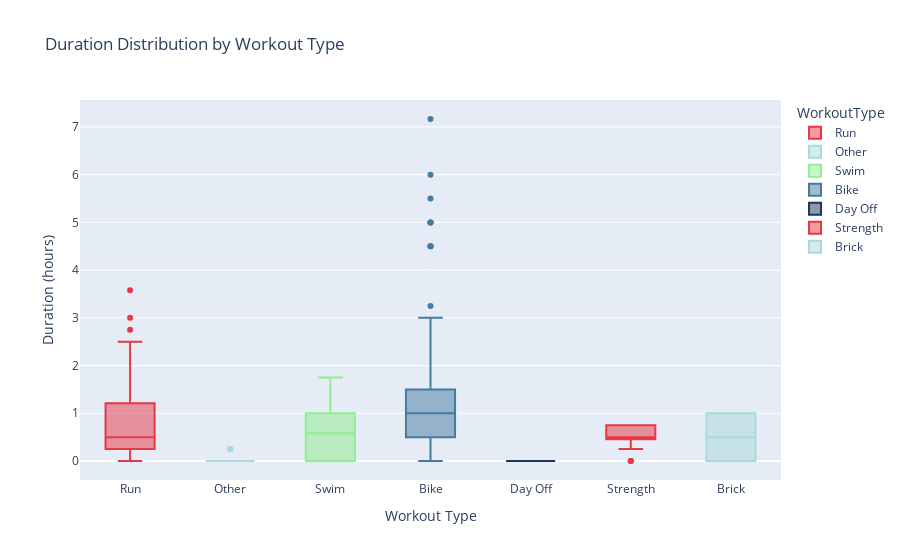
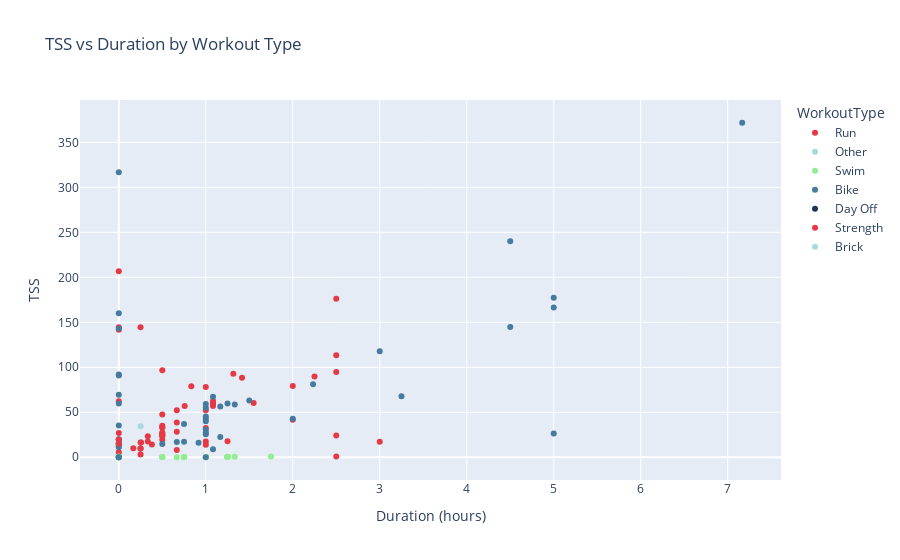

Notebook code cell kept with these figures, in order:
### Code cell
import pandas as pd
import numpy as np
from scipy import stats
from statsmodels.formula.api import ols
import plotly.express as px
import plotly.graph_objects as go
from plotly.subplots import make_subplots
from datetime import datetime

# Custom color mapping
color_mapping = {
    'Zone 1 (50%-60%)': '#e63946',
    'Zone 2 (60%-70%)': '#a8dadc',
    'Zone 3 (70%-80%)': '#90EE90',
    'Zone 4 (80%-90%)': '#457b9d',
    'Zone 5 (90%-100%)': '#1d3557'
}

# Create a color list from the mapping
color_list = list(color_mapping.values())

# Load the data
file_path = '/Users/ngirmay/Documents/GitHub/ironman_retrospective/IronMan_2023/training_peaks/workouts.csv'
df = pd.read_csv(file_path, parse_dates=['WorkoutDay'])

# Function to convert duration string to hours
def duration_to_hours(duration_str):
    if pd.isna(duration_str):
        return 0
    try:
        return float(duration_str)
    except ValueError:
        return float(duration_str) * 24

# Convert PlannedDuration to hours
df['Duration'] = df['PlannedDuration'].apply(duration_to_hours)

# Calculate training period
training_start = df['WorkoutDay'].min()
training_end = df['WorkoutDay'].max()
training_period = (training_end - training_start).days

# Calculate TSS and IF where available
df['TSS'] = pd.to_numeric(df['TSS'], errors='coerce')
df['IF'] = pd.to_numeric(df['IF'], errors='coerce')

# Group workouts by type
workout_types = df['WorkoutType'].value_counts()

# Calculate total training volume
total_volume = df['Duration'].sum()

# Calculate average TSS and IF
avg_tss = df['TSS'].mean()
avg_if = df['IF'].mean()

# Time series analysis
df_ts = df.set_index('WorkoutDay')
df_ts = df_ts.resample('D').sum()
df_ts['CumulativeTSS'] = df_ts['TSS'].cumsum()

# Print basic statistics
print(f"Training period: {training_period} days")
print(f"Total training volume: {total_volume:.2f} hours")
print(f"Average TSS: {avg_tss:.2f}")
print(f"Average IF: {avg_if:.2f}")
print("\nWorkout type distribution:")
print(workout_types)

# Visualizations
# Duration Distribution by Workout Type
fig = px.box(df, x='WorkoutType', y='Duration', color='WorkoutType', 
             color_discrete_sequence=color_list,
             title='Duration Distribution by Workout Type')
fig.update_layout(xaxis_title='Workout Type', yaxis_title='Duration (hours)')
fig.show()

# TSS vs Duration by Workout Type
fig = px.scatter(df, x='Duration', y='TSS', color='WorkoutType', 
                 color_discrete_sequence=color_list,
                 title='TSS vs Duration by Workout Type')
fig.update_layout(xaxis_title='Duration (hours)', yaxis_title='TSS')
fig.show()

# Cumulative TSS over Time
fig = px.line(df_ts, x=df_ts.index, y='CumulativeTSS', 
              color_discrete_sequence=[color_mapping['Zone 3 (70%-80%)']],
              title='Cumulative TSS over Time')
fig.update_layout(xaxis_title='Date', yaxis_title='Cumulative TSS')
fig.show()

# Analyze progression of key metrics
bike_data = df[df['WorkoutType'] == 'Bike']
run_data = df[df['WorkoutType'] == 'Run']

fig = go.Figure()
fig.add_trace(go.Scatter(x=bike_data['WorkoutDay'], y=bike_data['IF'], mode='markers', name='Bike IF',
                         marker=dict(color=color_mapping['Zone 2 (60%-70%)'])))
fig.add_trace(go.Scatter(x=run_data['WorkoutDay'], y=run_data['IF'], mode='markers', name='Run IF',
                         marker=dict(color=color_mapping['Zone 4 (80%-90%)'])))
fig.update_layout(title='Intensity Factor (IF) Progression', xaxis_title='Date', yaxis_title='IF')
fig.show()

# Analyze tapering period
taper_start = training_end - pd.Timedelta(days=14)
taper_data = df[df['WorkoutDay'] >= taper_start]

print("\nTaper period analysis:")
print(taper_data['WorkoutType'].value_counts())
print(f"Average TSS during taper: {taper_data['TSS'].mean():.2f}")
print(f"Average IF during taper: {taper_data['IF'].mean():.2f}")

# Additional analysis: Weekly training load
df['Week'] = df['WorkoutDay'].dt.to_period('W').astype(str)
weekly_load = df.groupby('Week')['TSS'].sum().reset_index()

fig = px.line(weekly_load, x='Week', y='TSS', 
              color_discrete_sequence=[color_mapping['Zone 5 (90%-100%)']],
              title='Weekly Training Load (TSS)')
fig.update_layout(xaxis_title='Week', yaxis_title='TSS')
fig.show()

# Workout Type Distribution
fig = px.pie(workout_types, values=workout_types.values, names=workout_types.index, 
             color_discrete_sequence=color_list,
             title='Workout Type Distribution')
fig.show()

# TSS and IF over time
fig = make_subplots(specs=[[{"secondary_y": True}]])
fig.add_trace(go.Scatter(x=df['WorkoutDay'], y=df['TSS'], mode='markers', name='TSS',
                         marker=dict(color=color_mapping['Zone 1 (50%-60%)'])), secondary_y=False)
fig.add_trace(go.Scatter(x=df['WorkoutDay'], y=df['IF'], mode='markers', name='IF',
                         marker=dict(color=color_mapping['Zone 5 (90%-100%)'])), secondary_y=True)
fig.update_layout(title='TSS and IF over Time', xaxis_title='Date')
fig.update_yaxes(title_text="TSS", secondary_y=False)
fig.update_yaxes(title_text="IF", secondary_y=True)
fig.show()

print("\nAnalysis complete. Please check the generated plots and statistics.")

### Figure 1 — Plotly figure (JSON) as saved in the notebook; plotly's stock layout.template omitted (floating-point values rounded to 4 significant figures)
{"data": [{"alignmentgroup": "True", "hovertemplate": "WorkoutType=%{x}<br>Duration=%{y}<extra></extra>", "legendgroup": "Run", "marker": {"color": "#e63946"}, "name": "Run", "notched": false, "offsetgroup": "Run", "orientation": "v", "showlegend": true, "type": "box", "x": ["Run", "Run", "Run", "Run", "Run", "Run", "Run", "Run", "Run", "Run", "Run", "Run", "Run", "Run", "Run", "Run", "Run", "Run", "Run", "Run", "Run", "Run", "Run", "Run", "Run", "Run", "Run", "Run", "Run", "Run", "Run", "Run", "Run", "Run", "Run", "Run", "Run", "Run", "Run", "Run", "Run", "Run", "Run", "Run", "Run", "Run", "Run", "Run", "Run", "Run", "Run", "Run", "Run", "Run", "Run", "Run", "Run", "Run", "Run", "Run", "Run", "Run", "Run", "Run", "Run", "Run", "Run", "Run", "Run", "Run", "Run", "Run", "Run", "Run", "Run", "Run", "Run", "Run", "Run", "Run", "Run", "Run", "Run", "Run", "Run", "Run", "Run", "Run"], "x0": " ", "xaxis": "x", "y": [0, 0, 0.8333, 0, 0.6667, 2, 0.3803, 0.2564, 0.3333, 0, 0.25, 0.6667, 0, 1.317, 0.6667, 0.25, 1.083, 0.6667, 0.3333, 0.6667, 1.433, 0, 0.75, 0.5, 1.55, 0.5, 0.3333, 1.55, 0.75, 0.5, 0.95, 0.5, 2, 0.5, 1.083, 0.25, 2.25, 0.6667, 1.167, 1.083, 0.5, 0, 2.5, 0, 0.5, 0.5, 1, 0, 0, 2.5, 0.25, 1.083, 0.5, 0.5, 2.5, 1, 0.5, 0.25, 0, 2.5, 1.5, 0.25, 0.5, 2.5, 0.1667, 1.25, 0.5, 2.75, 0.7575, 0.1667, 0.5, 3, 0.1667, 1, 2, 0.25, 1.417, 1.25, 2.5, 1, 0.1667, 1, 0.5, 1.25, 0.5, 0.3333, 0.1667, 3.578], "y0": " ", "yaxis": "y"}, {"alignmentgroup": "True", "hovertemplate": "WorkoutType=%{x}<br>Duration=%{y}<extra></extra>", "legendgroup": "Other", "marker": {"color": "#a8dadc"}, "name": "Other", "notched": false, "offsetgroup": "Other", "orientation": "v", "showlegend": true, "type": "box", "x": ["Other", "Other", "Other", "Other", "Other", "Other", "Other", "Other", "Other", "Other", "Other", "Other", "Other", "Other", "Other", "Other", "Other", "Other", "Other", "Other", "Other", "Other", "Other", "Other", "Other", "Other", "Other", "Other", "Other", "Other", "Other", "Other", "Other", "Other", "Other", "Other", "Other", "Other", "Other", "Other", "Other", "Other", "Other", "Other", "Other", "Other", "Other", "Other", "Other", "Other", "Other"], "x0": " ", "xaxis": "x", "y": [0.25, 0, 0.25, 0.25, 0.25, 0.25, 0, 0, 0, 0, 0, 0, 0, 0, 0, 0, 0, 0, 0, 0, 0, 0, 0, 0, 0, 0, 0, 0, 0, 0, 0, 0, 0, 0, 0, 0, 0, 0, 0, 0, 0, 0, 0, 0, 0, 0, 0, 0, 0, 0, 0], "y0": " ", "yaxis": "y"}, {"alignmentgroup": "True", "hovertemplate": "WorkoutType=%{x}<br>Duration=%{y}<extra></extra>", "legendgroup": "Swim", "marker": {"color": "#90EE90"}, "name": "Swim", "notched": false, "offsetgroup": "Swim", "orientation": "v", "showlegend": true, "type": "box", "x": ["Swim", "Swim", "Swim", "Swim", "Swim", "Swim", "Swim", "Swim", "Swim", "Swim", "Swim", "Swim", "Swim", "Swim", "Swim", "Swim", "Swim", "Swim", "Swim", "Swim", "Swim", "Swim", "Swim", "Swim", "Swim", "Swim", "Swim", "Swim", "Swim", "Swim", "Swim", "Swim", "Swim", "Swim", "Swim", "Swim", "Swim", "Swim", "Swim", "Swim", "Swim", "Swim", "Swim", "Swim", "Swim", "Swim", "Swim", "Swim", "Swim", "Swim", "Swim", "Swim", "Swim", "Swim", "Swim", "Swim", "Swim", "Swim", "Swim", "Swim", "Swim", "Swim", "Swim", "Swim", "Swim", "Swim", "Swim", "Swim", "Swim", "Swim", "Swim", "Swim"], "x0": " ", "xaxis": "x", "y": [0, 0, 0, 0.75, 0, 0.5, 0.75, 0.75, 0, 0.5, 0.75, 1, 0, 0.5, 0.75, 0.75, 0.5, 1, 1, 0.5, 0.6667, 1, 0.5, 0, 1.25, 1.333, 0.5, 1.25, 1.25, 0.5, 1, 0.75, 0.5, 1, 0.5, 1.333, 1.25, 1.25, 0.6667, 1, 1.333, 0.5, 1.25, 1.25, 0.6667, 1.25, 1.25, 0, 0.5, 0, 0, 1.333, 0, 0, 0.5, 1, 0, 0.5, 0, 0, 0, 1.25, 0, 0.75, 1, 0, 0, 0.6667, 0.5, 0.25, 0.25, 1.75], "y0": " ", "yaxis": "y"}, {"alignmentgroup": "True", "hovertemplate": "WorkoutType=%{x}<br>Duration=%{y}<extra></extra>", "legendgroup": "Bike", "marker": {"color": "#457b9d"}, "name": "Bike", "notched": false, "offsetgroup": "Bike", "orientation": "v", "showlegend": true, "type": "box", "x": ["Bike", "Bike", "Bike", "Bike", "Bike", "Bike", "Bike", "Bike", "Bike", "Bike", "Bike", "Bike", "Bike", "Bike", "Bike", "Bike", "Bike", "Bike", "Bike", "Bike", "Bike", "Bike", "Bike", "Bike", "Bike", "Bike", "Bike", "Bike", "Bike", "Bike", "Bike", "Bike", "Bike", "Bike", "Bike", "Bike", "Bike", "Bike", "Bike", "Bike", "Bike", "Bike", "Bike", "Bike", "Bike", "Bike", "Bike", "Bike", "Bike", "Bike", "Bike", "Bike", "Bike", "Bike", "Bike", "Bike", "Bike", "Bike", "Bike", "Bike", "Bike", "Bike", "Bike", "Bike", "Bike", "Bike", "Bike", "Bike", "Bike", "Bike", "Bike", "Bike", "Bike", "Bike", "Bike"], "x0": " ", "xaxis": "x", "y": [1, 0, 0, 2, 1, 1, 0.6667, 0.75, 2, 0.9167, 0, 1.25, 0.75, 0.7, 2, 1, 1, 2.233, 1, 1, 2.833, 1, 1.05, 1, 0, 1.25, 1, 4.5, 1.083, 0, 0, 1.75, 1, 1.083, 4.5, 1.167, 1, 0, 5, 1, 1.083, 4.5, 1, 1.167, 0, 5, 0, 0, 0, 0.8333, 1.333, 5.5, 1.5, 0.3333, 5, 0.5, 1.5, 6, 0.75, 1.333, 3, 1, 1.333, 3.25, 0, 0.5, 1.333, 0, 0, 1.5, 0, 0, 0.5, 7.167, 0], "y0": " ", "yaxis": "y"}, {"alignmentgroup": "True", "hovertemplate": "WorkoutType=%{x}<br>Duration=%{y}<extra></extra>", "legendgroup": "Day Off", "marker": {"color": "#1d3557"}, "name": "Day Off", "notched": false, "offsetgroup": "Day Off", "orientation": "v", "showlegend": true, "type": "box", "x": ["Day Off", "Day Off", "Day Off", "Day Off", "Day Off", "Day Off", "Day Off", "Day Off", "Day Off", "Day Off", "Day Off", "Day Off", "Day Off", "Day Off", "Day Off", "Day Off", "Day Off", "Day Off", "Day Off", "Day Off"], "x0": " ", "xaxis": "x", "y": [0, 0, 0, 0, 0, 0, 0, 0, 0, 0, 0, 0, 0, 0, 0, 0, 0, 0, 0, 0], "y0": " ", "yaxis": "y"}, {"alignmentgroup": "True", "hovertemplate": "WorkoutType=%{x}<br>Duration=%{y}<extra></extra>", "legendgroup": "Strength", "marker": {"color": "#e63946"}, "name": "Strength", "notched": false, "offsetgroup": "Strength", "orientation": "v", "showlegend": true, "type": "box", "x": ["Strength", "Strength", "Strength", "Strength", "Strength", "Strength", "Strength", "Strength", "Strength", "Strength", "Strength", "Strength", "Strength", "Strength", "Strength", "Strength", "Strength", "Strength", "Strength", "Strength", "Strength"], "x0": " ", "xaxis": "x", "y": [0.25, 0.75, 0.75, 0, 0.5, 0.75, 0.75, 0.75, 0.75, 0.75, 0.75, 0.75, 0.5, 0.5, 0, 0.5, 0, 0.5, 0.5, 0.5, 0.3333], "y0": " ", "yaxis": "y"}, {"alignmentgroup": "True", "hovertemplate": "WorkoutType=%{x}<br>Duration=%{y}<extra></extra>", "legendgroup": "Brick", "marker": {"color": "#a8dadc"}, "name": "Brick", "notched": false, "offsetgroup": "Brick", "orientation": "v", "showlegend": true, "type": "box", "x": ["Brick", "Brick"], "x0": " ", "xaxis": "x", "y": [0, 1], "y0": " ", "yaxis": "y"}], "layout": {"boxmode": "overlay", "legend": {"title": {"text": "WorkoutType"}, "tracegroupgap": 0}, "title": {"text": "Duration Distribution by Workout Type"}, "xaxis": {"anchor": "y", "categoryarray": ["Run", "Other", "Swim", "Bike", "Day Off", "Strength", "Brick"], "categoryorder": "array", "domain": [0, 1], "title": {"text": "Workout Type"}}, "yaxis": {"anchor": "x", "domain": [0, 1], "title": {"text": "Duration (hours)"}}}}

### Figure 2 — Plotly figure (JSON) as saved in the notebook; plotly's stock layout.template omitted (floating-point values rounded to 4 significant figures)
{"data": [{"hovertemplate": "WorkoutType=Run<br>Duration=%{x}<br>TSS=%{y}<extra></extra>", "legendgroup": "Run", "marker": {"color": "#e63946", "symbol": "circle"}, "mode": "markers", "name": "Run", "orientation": "v", "showlegend": true, "type": "scatter", "x": [0, 0, 0.8333, 0, 0.6667, 2, 0.3803, 0.2564, 0.3333, 0, 0.25, 0.6667, 0, 1.317, 0.6667, 0.25, 1.083, 0.6667, 0.3333, 0.6667, 1.433, 0, 0.75, 0.5, 1.55, 0.5, 0.3333, 1.55, 0.75, 0.5, 0.95, 0.5, 2, 0.5, 1.083, 0.25, 2.25, 0.6667, 1.167, 1.083, 0.5, 0, 2.5, 0, 0.5, 0.5, 1, 0, 0, 2.5, 0.25, 1.083, 0.5, 0.5, 2.5, 1, 0.5, 0.25, 0, 2.5, 1.5, 0.25, 0.5, 2.5, 0.1667, 1.25, 0.5, 2.75, 0.7575, 0.1667, 0.5, 3, 0.1667, 1, 2, 0.25, 1.417, 1.25, 2.5, 1, 0.1667, 1, 0.5, 1.25, 0.5, 0.3333, 0.1667, 3.578], "xaxis": "x", "y": [null, 0.08, 78.79, 141.6, 28.33, null, 14.31, 16.3, 23.32, 206.9, 10.16, 8.09, 1.22, 92.79, 52.29, 16.28, 57.06, null, null, null, null, 15.6, null, 33.12, 60.36, 33.12, null, null, null, null, null, null, 41.83, 24.61, 62.58, 9.36, 89.86, 38.66, null, 60.82, 26.44, 62.25, 113.3, 144.5, null, 23.4, 17.53, 5.44, 19.14, 24.2, 144.6, 59.31, null, null, null, 13.89, 27.57, 3, 11.54, 176.2, null, null, 47.48, 0.96, null, null, 96.6, null, 56.98, null, 34.91, 17.2, 9.98, 32.52, 79.31, null, 88.47, 17.92, 94.87, 52.18, null, 78.15, 19.45, null, null, 17.65, null, null], "yaxis": "y"}, {"hovertemplate": "WorkoutType=Other<br>Duration=%{x}<br>TSS=%{y}<extra></extra>", "legendgroup": "Other", "marker": {"color": "#a8dadc", "symbol": "circle"}, "mode": "markers", "name": "Other", "orientation": "v", "showlegend": true, "type": "scatter", "x": [0.25, 0, 0.25, 0.25, 0.25, 0.25, 0, 0, 0, 0, 0, 0, 0, 0, 0, 0, 0, 0, 0, 0, 0, 0, 0, 0, 0, 0, 0, 0, 0, 0, 0, 0, 0, 0, 0, 0, 0, 0, 0, 0, 0, 0, 0, 0, 0, 0, 0, 0, 0, 0, 0], "xaxis": "x", "y": [34.56, 12.63, null, null, null, null, null, null, null, null, null, null, null, null, null, null, null, null, null, null, null, null, null, null, null, null, null, null, null, null, null, null, null, null, null, null, null, null, null, null, null, null, null, null, null, null, null, null, null, null, null], "yaxis": "y"}, {"hovertemplate": "WorkoutType=Swim<br>Duration=%{x}<br>TSS=%{y}<extra></extra>", "legendgroup": "Swim", "marker": {"color": "#90EE90", "symbol": "circle"}, "mode": "markers", "name": "Swim", "orientation": "v", "showlegend": true, "type": "scatter", "x": [0, 0, 0, 0.75, 0, 0.5, 0.75, 0.75, 0, 0.5, 0.75, 1, 0, 0.5, 0.75, 0.75, 0.5, 1, 1, 0.5, 0.6667, 1, 0.5, 0, 1.25, 1.333, 0.5, 1.25, 1.25, 0.5, 1, 0.75, 0.5, 1, 0.5, 1.333, 1.25, 1.25, 0.6667, 1, 1.333, 0.5, 1.25, 1.25, 0.6667, 1.25, 1.25, 0, 0.5, 0, 0, 1.333, 0, 0, 0.5, 1, 0, 0.5, 0, 0, 0, 1.25, 0, 0.75, 1, 0, 0, 0.6667, 0.5, 0.25, 0.25, 1.75], "xaxis": "x", "y": [0.49, null, 0.03, null, 0.11, 0.11, 0.23, 0.06, 0.24, null, null, null, null, null, null, null, null, null, 0.19, null, 0.05, 0.1, null, 0.19, null, 0.61, null, 0.63, 0.19, 0.17, 0.44, 0.32, null, null, null, null, 0.69, null, null, null, null, null, 0.22, 0.38, null, null, 0.27, 0.21, null, 0.16, 0.98, null, null, 0.35, null, null, null, 0.39, 0.4, null, null, null, null, null, null, null, null, null, null, null, null, 0.86], "yaxis": "y"}, {"hovertemplate": "WorkoutType=Bike<br>Duration=%{x}<br>TSS=%{y}<extra></extra>", "legendgroup": "Bike", "marker": {"color": "#457b9d", "symbol": "circle"}, "mode": "markers", "name": "Bike", "orientation": "v", "showlegend": true, "type": "scatter", "x": [1, 0, 0, 2, 1, 1, 0.6667, 0.75, 2, 0.9167, 0, 1.25, 0.75, 0.7, 2, 1, 1, 2.233, 1, 1, 2.833, 1, 1.05, 1, 0, 1.25, 1, 4.5, 1.083, 0, 0, 1.75, 1, 1.083, 4.5, 1.167, 1, 0, 5, 1, 1.083, 4.5, 1, 1.167, 0, 5, 0, 0, 0, 0.8333, 1.333, 5.5, 1.5, 0.3333, 5, 0.5, 1.5, 6, 0.75, 1.333, 3, 1, 1.333, 3.25, 0, 0.5, 1.333, 0, 0, 1.5, 0, 0, 0.5, 7.167, 0], "xaxis": "x", "y": [0.03, 15.65, 59.62, null, 25.63, 27.66, 16.99, 37.1, 42.81, 16.25, 20.09, null, 17.28, null, null, null, 59.24, 81.22, 45.35, 55.08, null, null, null, null, 92.07, 59.78, 30.67, 144.9, 8.98, 13.69, 13.87, null, 42.41, 67.33, 240.2, 56.34, null, 143.0, 166.6, null, null, null, 40.12, 22.57, 69.47, 26.32, 11.28, 90.86, 160.1, null, null, null, null, null, 177.3, 14.87, null, null, null, 58.7, 118.0, null, null, 67.8, 35.21, null, null, null, 19.46, 63.17, 0.02, 0.1, null, 371.8, 316.8], "yaxis": "y"}, {"hovertemplate": "WorkoutType=Day Off<br>Duration=%{x}<br>TSS=%{y}<extra></extra>", "legendgroup": "Day Off", "marker": {"color": "#1d3557", "symbol": "circle"}, "mode": "markers", "name": "Day Off", "orientation": "v", "showlegend": true, "type": "scatter", "x": [0, 0, 0, 0, 0, 0, 0, 0, 0, 0, 0, 0, 0, 0, 0, 0, 0, 0, 0, 0], "xaxis": "x", "y": [null, null, null, null, null, null, null, null, null, null, null, null, null, null, null, null, null, null, null, null], "yaxis": "y"}, {"hovertemplate": "WorkoutType=Strength<br>Duration=%{x}<br>TSS=%{y}<extra></extra>", "legendgroup": "Strength", "marker": {"color": "#e63946", "symbol": "circle"}, "mode": "markers", "name": "Strength", "orientation": "v", "showlegend": true, "type": "scatter", "x": [0.25, 0.75, 0.75, 0, 0.5, 0.75, 0.75, 0.75, 0.75, 0.75, 0.75, 0.75, 0.5, 0.5, 0, 0.5, 0, 0.5, 0.5, 0.5, 0.3333], "xaxis": "x", "y": [null, null, null, 27.09, null, null, null, null, null, null, null, null, null, null, 19.85, null, 15.12, null, null, 24.71, null], "yaxis": "y"}, {"hovertemplate": "WorkoutType=Brick<br>Duration=%{x}<br>TSS=%{y}<extra></extra>", "legendgroup": "Brick", "marker": {"color": "#a8dadc", "symbol": "circle"}, "mode": "markers", "name": "Brick", "orientation": "v", "showlegend": true, "type": "scatter", "x": [0, 1], "xaxis": "x", "y": [null, null], "yaxis": "y"}], "layout": {"legend": {"title": {"text": "WorkoutType"}, "tracegroupgap": 0}, "title": {"text": "TSS vs Duration by Workout Type"}, "xaxis": {"anchor": "y", "domain": [0, 1], "title": {"text": "Duration (hours)"}}, "yaxis": {"anchor": "x", "domain": [0, 1], "title": {"text": "TSS"}}}}
